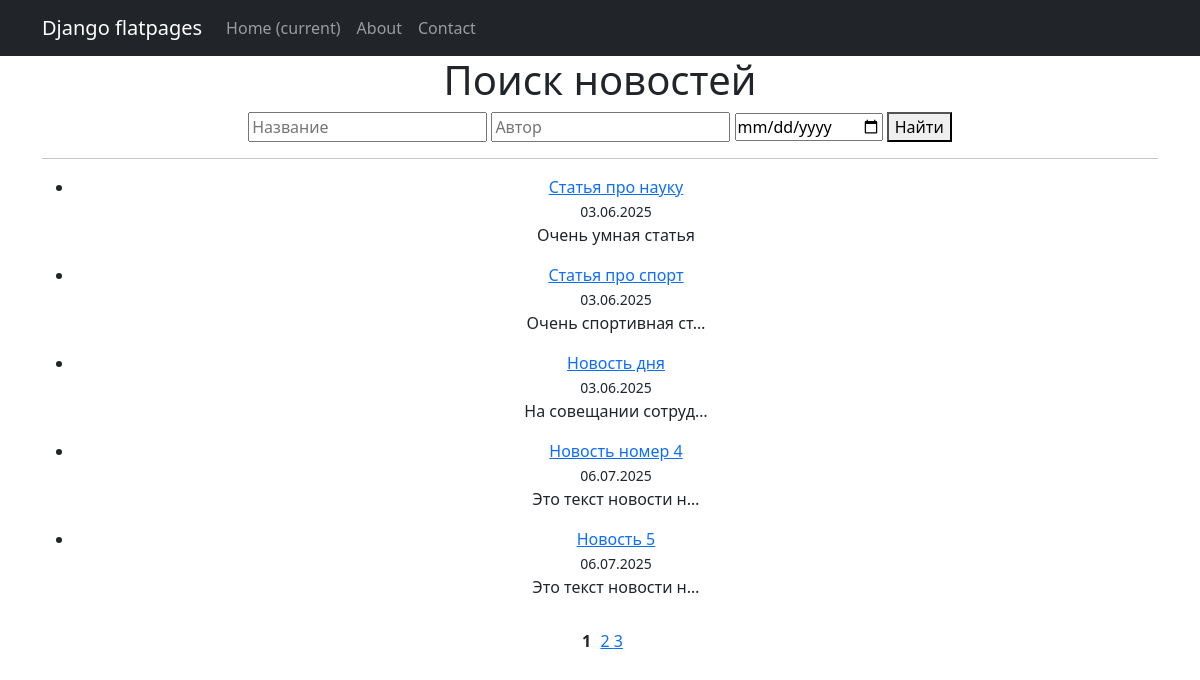
Page /news/search/ (signed in) on the committed database.
### news/models.py (models this page shows, shortened)
class Post(models.Model):
    ARTICLE = 'AR'
    NEWS = 'NW'
    POST_TYPE = [
        (ARTICLE, 'Статья'),
        (NEWS, 'Новость'),
    ]
    author = models.ForeignKey(Author, on_delete=models.CASCADE)
    type = models.CharField(max_length=2, choices=POST_TYPE, default=ARTICLE)
    created_at = models.DateTimeField(auto_now_add=True)
    categories = models.ManyToManyField(Category, through='PostCategory')
    title = models.CharField(max_length=255)
    text = models.TextField()
    rating = models.IntegerField(default=0)

### news/views.py (the view)
# urls.py: path('search/', news_search, name='news_search'),
@login_required
def news_search(request):
    title_query = request.GET.get('title', '')
    author_query = request.GET.get('author', '')
    date_query = request.GET.get('date', '')
    news_list = Post.objects.all()
    if title_query:
        news_list = news_list.filter(title__icontains=title_query)
    if author_query:
        news_list = news_list.filter(author__user__username__icontains=author_query)
    if date_query:
        try:
            date_obj = datetime.strptime(date_query, '%Y-%m-%d')
            news_list = news_list.filter(created_at__gte=date_obj)
        except ValueError:
            pass
    paginator = Paginator(news_list, 5)
    page_number = request.GET.get('page')
    page_obj = paginator.get_page(page_number)
    context = {
        'page_obj': page_obj,
        'title_query': title_query,
        'author_query': author_query,
        'date_query': date_query,
    }
    return render(request, 'news_search.html', context)

### news/templatetags/my_filters.py (called while the page is built)
@register.filter(name='censor')
def censor(value):
    if not isinstance(value, str):
        raise TypeError('Фильтр "censor" работает только со строками.')
    def replace_bad_word(match):
        word = match.group()
        return word[0] + '*' * (len(word) - 1)
    pattern = r'\b(' + '|'.join([w.capitalize() for w in BAD_WORDS] + BAD_WORDS) + r')\b'
    return re.sub(pattern, replace_bad_word, value, flags=re.IGNORECASE)

### news/templatetags/my_tags.py (called while the page is built)
@register.simple_tag
def url_replace(request, **kwargs):
    updated = request.GET.copy()
    for k, v in kwargs.items():
        updated[k] = v
    return updated.urlencode()

### templates/news_search.html (shortened to what this page needs)
{% extends 'flatpages/default.html' %}
{% load my_filters %}
{% load my_tags %}
{% block content %}
  <h1>Поиск новостей</h1>
  <form method="get">
      <input type="text" name="title" value="{{ title_query }}" placeholder="Название">
      <input type="text" name="author" value="{{ author_query }}" placeholder="Автор">
      <input type="date" name="date" value="{{ date_query }}">
      <button type="submit">Найти</button>
  </form>
  <hr>
  <ul>
    {% for post in page_obj %}
      <li>
        <a href="{% url 'news_detail' post.id %}">{{ post.title|censor }}</a><br>
        <small>{{ post.created_at|date:"d.m.Y" }}</small><br>
        <p>{{ post.text|censor|truncatechars:20 }}</p>
      </li>
    {% empty %}
      <li>Новостей пока нет.</li>
    {% endfor %}
  </ul>
  <div style="text-align: center; margin-top: 30px;">
    <strong style="margin: 0 5px;">{{ page_obj.number }}</strong>
    {% if page_obj.has_next %}
        {% if page_obj.number < page_obj.paginator.num_pages|add:"-1" %}
            <a href="?{% url_replace request page=page_obj.next_page_number %}">
                {{ page_obj.next_page_number }}
            </a>
        {% endif %}
        <a href="?{% url_replace request page=page_obj.paginator.num_pages %}">
            {{ page_obj.paginator.num_pages }}
        </a>
    {% endif %}
  </div>
{% endblock %}

### rows in the picture
Post: title|censor "Статья про науку", created_at "03.06.2025", text|censor "Очень умная статья"
Post: title|censor "Статья про спорт", created_at "03.06.2025", text|censor "Очень спортивная ст…"
Post: title|censor "Новость дня", created_at "03.06.2025", text|censor "На совещании сотруд…"
Post: title|censor "Новость номер 4", created_at "06.07.2025", text|censor "Это текст новости н…"
Post: title|censor "Новость 5", created_at "06.07.2025", text|censor "Это текст новости н…"

### other values in the picture
{{ page_obj.number }} "1"
{{ page_obj.next_page_number }} "2"
{{ page_obj.paginator.num_pages }} "3"
